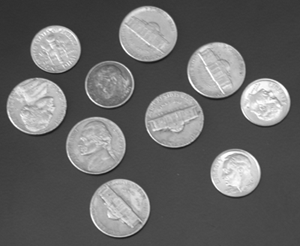
%> input picture coins.png, 300 x 246 px
$ octave Task1.m   (GNU Octave 9; MATLAB toolbox functions it lacks are replaced by stand-ins)
%> lines starting %> are read from the running program, lines starting %| are printed output that depends on the picture; in (x1, y1, x2, y2) boxes, pixels count from 0 and x2, y2 are one past the last pixel; in counts of white or black regions, pixels touching at a corner belong together; the program's own positions count from 1
clc, clear, close all
I= im2double(imread('coins.png'));
%> I: size 246x300 double; min 0.0902, max 1, mean 0.404
subplot(1,3,1);
imshow(I);
title("Original Image");

%Choose the position of the seedpoints
x= 100;
y= 100;
reg_max= 0.2; %region maximum intensity(defaults to 0.2)

%Output(Region Grown Image)

J= zeros(size(I));
Isizes= size(I); %Dimensions of input image
%> Isizes = [246 300]
reg_mean= I(x, y); %The mean of the segmented region
%> reg_mean = 0.478
reg_size= 1; %Number of pixels in region

%Free memory to store neighbours of the region
neg_free= 10000;
neg_pos=0;
neg_list= zeros(neg_free,3);
pixdist= 0; %Distance of the region newest pixel to the region mean
%neighbour locations(footprint)
neigh= [-1 0;1 0;0 -1;0 1];

%Start region growing until distance between region and possible new
%pixcels become higher than a certain treshold

while (pixdist< reg_max && reg_size< numel(I))
    %Add new neighbours pixels
    for j=1:4
        %Calculate the neighbour coordinate
        xn= x + neigh(j,1);
        yn= y + neigh(j,2);
        %Check if neighbout=r is inside or outside the image
        ins= (xn>=1)&&(yn>=1)&&(xn<=Isizes(1))&&(yn<=Isizes(2));
        %Add neighbour if inside and not already part of the segmentated area
        if(ins&&(J(xn,yn)==0))
            neg_pos= neg_pos+1;
            neg_list(neg_pos,:)= [xn yn I(xn, yn)];
            J(xn,yn)= 1;
        end
    end
    %Add a new block of free memory
    if(neg_pos+10>neg_free)
        neg_free= neg_free+ 10000;
        neg_list((neg_pos+1):neg_free,:)=0;
    end
    %Add pixel with intensity nearest to the mean of the region to the
    %region
    dist= abs(neg_list(1:neg_pos,3)-reg_mean);
    [pixdist, index]= min(dist);
    J(x, y)=2;
    reg_size= reg_size+1;

    %Calculate the new mean of the region
    reg_mean= (reg_mean*reg_size+neg_list(index,3))/(reg_size+1);
    %Save the x and y coordinates of the pixel(for the neighbour add
    %proccess)
    x= neg_list(index,1);
    y= neg_list(index,2);

    %Remove the pixel from the neighbour (check) list
    neg_list(index,:)= neg_list(neg_pos,:);
    neg_pos= neg_pos-1;
end
%> this loop made 1777 passes
%> (pixdist, index, reg_mean, x, y, neg_pos) on passes 4 to 6: (0.0235, 4, 0.49, 100, 98, 7), (0.0196, 8, 0.493, 101, 98, 8), (0.0246, 8, 0.496, 100, 97, 9)
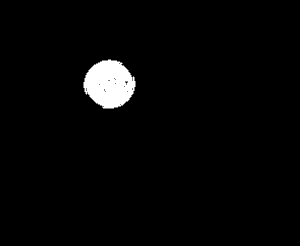
%> J: size 246x300 double; min 0, max 2, mean 0.0505; drawn with min black and max white
%> after the loop, neg_free = 10000; neg_pos = 171; reg_mean = 0.504; reg_size = 1778

subplot(1,3,2);
imshow(J);
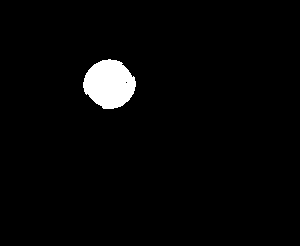
%> displayed picture: size 246x300, on the screen's scale of 0 to 255; 2.6% white; 1 white region, box (x1, y1, x2, y2) and area: (83, 59, 136, 109) 1949
title("Region Grown Image")
%Make the segmented area as logical maatrix
J= J> 1;
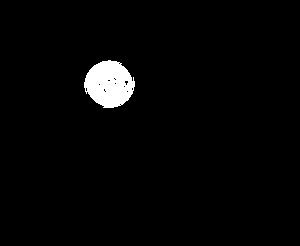
%> J: size 246x300 logical; 2.4% white; 1 white region, box (x1, y1, x2, y2) and area: (84, 60, 135, 108) 1777

subplot(1,3,3);
imshow(I+J);
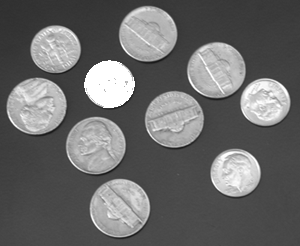
%> displayed picture: size 246x300, on the screen's scale of 0 to 255; min 23, max 255, mean 106
title('Segmented Image')
impixelinfo;

%Calculate the area of the region grown image
s= regionprops(J, 'Area');
%> s = 1 region; Area: 1777
numberOfBlobs = numel(s);
%> numberOfBlobs = 1
fprintf(1,'Blob #      Area\n');
for k = 1 : numberOfBlobs
	Area = s(k).Area;
    fprintf(1,'#%2d    %11.1f\n', k, Area);
end
%> this loop made 1 pass
%> Area on pass 1: 1777
%| # 1         1777.0
